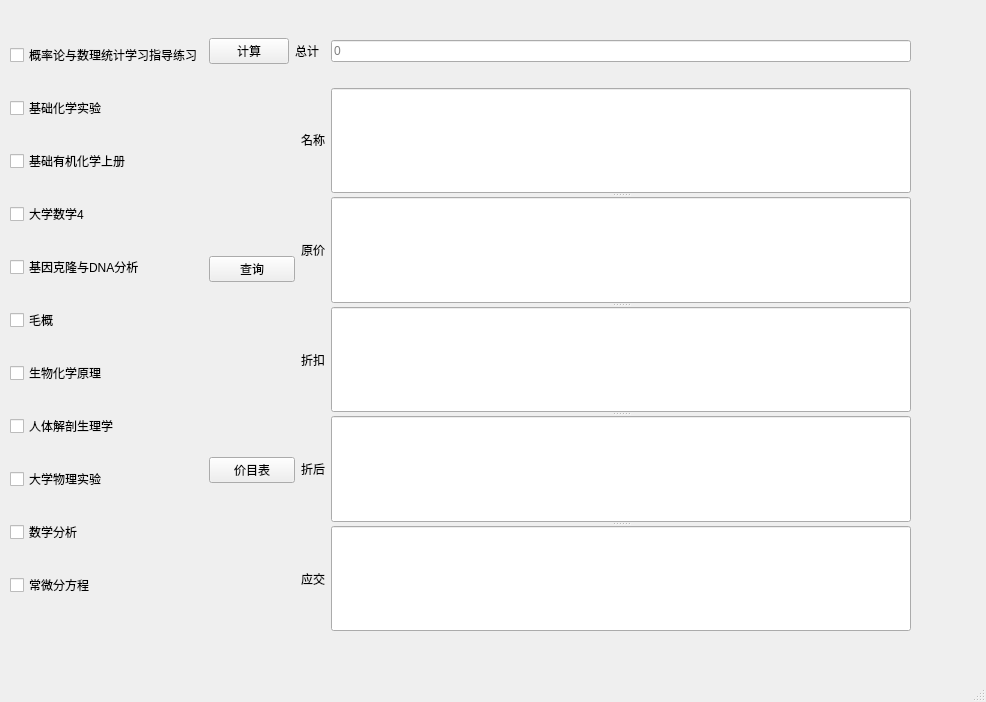
<?xml version="1.0" encoding="UTF-8"?>
<ui version="4.0">
 <class>MainWindow</class>
 <widget class="QMainWindow" name="MainWindow">
  <property name="geometry">
   <rect>
    <x>0</x>
    <y>0</y>
    <width>986</width>
    <height>702</height>
   </rect>
  </property>
  <property name="windowTitle">
   <string>教辅计算（一次性）</string>
  </property>
  <widget class="QWidget" name="centralwidget">
   <widget class="QWidget" name="layoutWidget">
    <property name="geometry">
     <rect>
      <x>10</x>
      <y>20</y>
      <width>901</width>
      <height>611</height>
     </rect>
    </property>
    <layout class="QGridLayout" name="gridLayout">
     <item row="0" column="0" rowspan="2">
      <layout class="QVBoxLayout" name="verticalLayout">
       <item>
        <widget class="QCheckBox" name="checkBox_01">
         <property name="text">
          <string>概率论与数理统计学习指导练习</string>
         </property>
        </widget>
       </item>
       <item>
        <widget class="QCheckBox" name="checkBox_02">
         <property name="text">
          <string>基础化学实验</string>
         </property>
        </widget>
       </item>
       <item>
        <widget class="QCheckBox" name="checkBox_03">
         <property name="text">
          <string>基础有机化学上册</string>
         </property>
        </widget>
       </item>
       <item>
        <widget class="QCheckBox" name="checkBox_04">
         <property name="text">
          <string>大学数学4</string>
         </property>
        </widget>
       </item>
       <item>
        <widget class="QCheckBox" name="checkBox_05">
         <property name="text">
          <string>基因克隆与DNA分析</string>
         </property>
        </widget>
       </item>
       <item>
        <widget class="QCheckBox" name="checkBox_06">
         <property name="text">
          <string>毛概</string>
         </property>
        </widget>
       </item>
       <item>
        <widget class="QCheckBox" name="checkBox_07">
         <property name="text">
          <string>生物化学原理</string>
         </property>
        </widget>
       </item>
       <item>
        <widget class="QCheckBox" name="checkBox_08">
         <property name="text">
          <string>人体解剖生理学</string>
         </property>
        </widget>
       </item>
       <item>
        <widget class="QCheckBox" name="checkBox_09">
         <property name="text">
          <string>大学物理实验</string>
         </property>
        </widget>
       </item>
       <item>
        <widget class="QCheckBox" name="checkBox_10">
         <property name="text">
          <string>数学分析</string>
         </property>
        </widget>
       </item>
       <item>
        <widget class="QCheckBox" name="checkBox_11">
         <property name="text">
          <string>常微分方程</string>
         </property>
        </widget>
       </item>
      </layout>
     </item>
     <item row="0" column="1">
      <widget class="QPushButton" name="pushButton">
       <property name="text">
        <string>计算</string>
       </property>
      </widget>
     </item>
     <item row="0" column="2" colspan="2">
      <widget class="QLabel" name="label_6">
       <property name="text">
        <string>总计</string>
       </property>
      </widget>
     </item>
     <item row="0" column="4">
      <layout class="QVBoxLayout" name="verticalLayout_4">
       <item>
        <widget class="QLabel" name="label_10">
         <property name="text">
          <string/>
         </property>
        </widget>
       </item>
       <item>
        <widget class="QLineEdit" name="lineEdit_01">
         <property name="placeholderText">
          <string>0</string>
         </property>
        </widget>
       </item>
       <item>
        <widget class="QLabel" name="label_9">
         <property name="text">
          <string/>
         </property>
        </widget>
       </item>
      </layout>
     </item>
     <item row="1" column="1" colspan="2">
      <layout class="QVBoxLayout" name="verticalLayout_3">
       <item>
        <widget class="QLabel" name="label_7">
         <property name="text">
          <string/>
         </property>
        </widget>
       </item>
       <item>
        <spacer name="verticalSpacer_3">
         <property name="orientation">
          <enum>Qt::Vertical</enum>
         </property>
         <property name="sizeHint" stdset="0">
          <size>
           <width>20</width>
           <height>40</height>
          </size>
         </property>
        </spacer>
       </item>
       <item>
        <widget class="QPushButton" name="pushButton_2">
         <property name="text">
          <string>查询</string>
         </property>
        </widget>
       </item>
       <item>
        <widget class="QLabel" name="label_8">
         <property name="text">
          <string/>
         </property>
        </widget>
       </item>
       <item>
        <spacer name="verticalSpacer">
         <property name="orientation">
          <enum>Qt::Vertical</enum>
         </property>
         <property name="sizeHint" stdset="0">
          <size>
           <width>20</width>
           <height>40</height>
          </size>
         </property>
        </spacer>
       </item>
       <item>
        <widget class="QPushButton" name="pushButton_3">
         <property name="text">
          <string>价目表</string>
         </property>
        </widget>
       </item>
       <item>
        <spacer name="verticalSpacer_2">
         <property name="orientation">
          <enum>Qt::Vertical</enum>
         </property>
         <property name="sizeHint" stdset="0">
          <size>
           <width>20</width>
           <height>40</height>
          </size>
         </property>
        </spacer>
       </item>
      </layout>
     </item>
     <item row="1" column="3">
      <layout class="QVBoxLayout" name="verticalLayout_2">
       <item>
        <widget class="QLabel" name="label">
         <property name="text">
          <string>名称</string>
         </property>
        </widget>
       </item>
       <item>
        <widget class="QLabel" name="label_2">
         <property name="text">
          <string>原价</string>
         </property>
        </widget>
       </item>
       <item>
        <widget class="QLabel" name="label_3">
         <property name="text">
          <string>折扣</string>
         </property>
        </widget>
       </item>
       <item>
        <widget class="QLabel" name="label_4">
         <property name="text">
          <string>折后</string>
         </property>
        </widget>
       </item>
       <item>
        <widget class="QLabel" name="label_5">
         <property name="text">
          <string>应交</string>
         </property>
        </widget>
       </item>
      </layout>
     </item>
     <item row="1" column="4">
      <widget class="QSplitter" name="splitter">
       <property name="orientation">
        <enum>Qt::Vertical</enum>
       </property>
       <widget class="QLineEdit" name="lineEdit_02"/>
       <widget class="QLineEdit" name="lineEdit_03"/>
       <widget class="QLineEdit" name="lineEdit_04"/>
       <widget class="QLineEdit" name="lineEdit_05"/>
       <widget class="QLineEdit" name="lineEdit_06"/>
      </widget>
     </item>
    </layout>
   </widget>
  </widget>
  <widget class="QMenuBar" name="menubar">
   <property name="geometry">
    <rect>
     <x>0</x>
     <y>0</y>
     <width>986</width>
     <height>26</height>
    </rect>
   </property>
  </widget>
  <widget class="QStatusBar" name="statusbar"/>
 </widget>
 <resources/>
 <connections/>
</ui>
